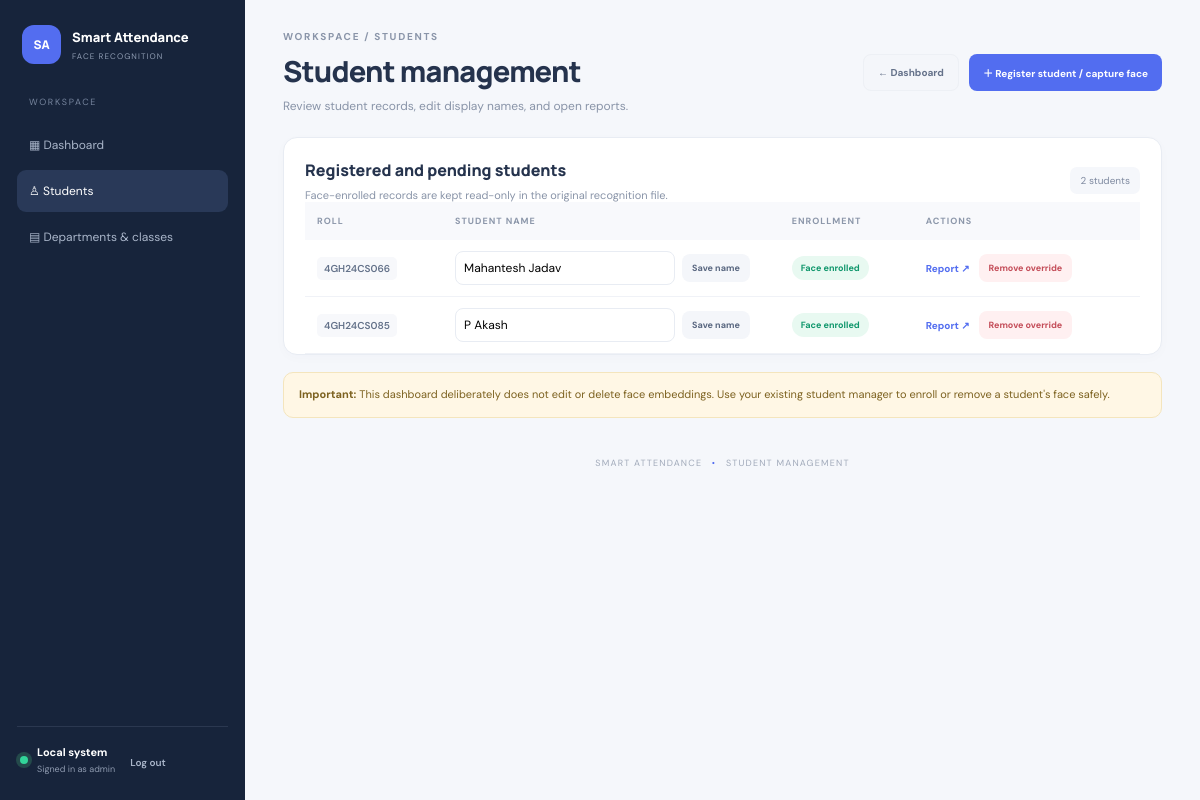
The app's page /students (signed in) with its own data.
### tables this page shows
CREATE TABLE student_overrides (
            roll TEXT PRIMARY KEY, display_name TEXT NOT NULL, updated_at TEXT NOT NULL);

### app.py (the view)
@app.get("/students")
@role_required("hod")
def students_page():
    students = sorted(load_students().values(), key=lambda s: (s["name"].lower(), s["roll"]))
    return render_template("students.html", students=students, admin_user=session.get("admin_user", "admin"))

### app.py (called while the page is built)
@contextmanager
def db():
    conn = sqlite3.connect(DASHBOARD_DB, timeout=10)
    conn.row_factory = sqlite3.Row
    conn.execute("PRAGMA foreign_keys = ON")
    try:
        yield conn
        conn.commit()
    except Exception:
        conn.rollback()
        raise
    finally:
        conn.close()

def login_required(fn):
    @wraps(fn)
    def wrapped(*args, **kwargs):
        if not session.get("user_id"):
            return redirect(url_for("login", next=request.path))
        with db() as conn:
            user = conn.execute("SELECT id, username, role, display_name, is_active FROM users WHERE id=?",
                                (session["user_id"],)).fetchone()
        if not user or not user["is_active"]:
            session.clear()
            return redirect(url_for("login"))
        return fn(*args, **kwargs)
    return wrapped

def role_required(*roles):
    def decorator(fn):
        @wraps(fn)
        @login_required
        def wrapped(*args, **kwargs):
            if session.get("role") not in roles:
                return render_template("forbidden.html"), 403
            return fn(*args, **kwargs)
        return wrapped
    return decorator

### templates/students.html
<!doctype html><html lang="en"><head><meta charset="utf-8"><meta name="viewport" content="width=device-width,initial-scale=1"><title>Students | Smart Attendance</title><link rel="stylesheet" href="{{ url_for('static', filename='style.css') }}"></head><body><div class="layout"><aside class="sidebar"><div class="brand"><span class="brand-icon">SA</span><div><b>Smart Attendance</b><small>FACE RECOGNITION</small></div></div><nav><span class="nav-label">WORKSPACE</span><a href="{{ url_for('index') }}">▦ Dashboard</a><a class="active" href="{{ url_for('students_page') }}">♙ Students</a><a href="{{ url_for('department_management') }}">▤ Departments & classes</a></nav><div class="side-bottom"><span class="online"></span><div><b>Local system</b><small>Signed in as {{ admin_user }}</small></div><form method="post" action="{{ url_for('logout') }}"><button class="logout">Log out</button></form></div></aside><main class="main"><header class="topbar"><div><div class="eyebrow">WORKSPACE / STUDENTS</div><h1>Student management</h1><p>Review student records, edit display names, and open reports.</p></div><div class="top-actions"><a class="button ghost" href="{{ url_for('index') }}">← Dashboard</a><form method="post" action="{{ url_for('launch_student_manager') }}"><input type="hidden" name="next" value="{{ url_for('students_page') }}"><button class="button primary" type="submit">＋ Register student / capture face</button></form></div></header>{% with messages = get_flashed_messages(with_categories=true) %}{% if messages %}{% for category,message in messages %}<div class="flash {{ category }}">{{ message }}</div>{% endfor %}{% endif %}{% endwith %}
<section class="panel"><div class="panel-head"><div><h3>Registered and pending students</h3><p>Face-enrolled records are kept read-only in the original recognition file.</p></div><span class="pill">{{ students|length }} students</span></div><div class="table-wrap"><table><thead><tr><th>ROLL</th><th>STUDENT NAME</th><th>ENROLLMENT</th><th>ACTIONS</th></tr></thead><tbody>{% for s in students %}<tr><td><code>{{ s.roll }}</code></td><td><form class="inline-edit" method="post" action="{{ url_for('edit_student', roll=s.roll) }}"><input name="name" value="{{ s.name }}" required maxlength="120"><button class="button small">Save name</button></form></td><td><span class="status {{ 'present' if s.enrolled else 'pending' }}">{{ 'Face enrolled' if s.enrolled else 'Pending enrollment' }}</span></td><td><div class="actions"><a class="text-link" href="{{ url_for('student_report', roll=s.roll) }}">Report ↗</a><form method="post" action="{{ url_for('delete_student', roll=s.roll) }}" onsubmit="return confirm('Remove dashboard override/pending entry? Face-enrolled data will not be deleted.')"><button class="button small danger">Remove override</button></form></div></td></tr>{% else %}<tr><td colspan="4" class="empty">No students found. Check dataset/face_features.json.</td></tr>{% endfor %}</tbody></table></div></section><div class="notice"><b>Important:</b> This dashboard deliberately does not edit or delete face embeddings. Use your existing student manager to enroll or remove a student's face safely.</div><footer>SMART ATTENDANCE <span>•</span> STUDENT MANAGEMENT</footer></main></div></body></html>

### static/style.css (style rules this page uses)
:root { --bg:#f5f7fb;--line:#e8ecf3;--ink:#25334d;--muted:#8994a8;--blue:#526df0;--green:#13a678;--red:#e05b67;--purple:#8267e8 }
* { box-sizing:border-box }
body { margin:0;background:var(--bg);font-family:'DM Sans',sans-serif;color:var(--ink) }
a { color:inherit;text-decoration:none }
.layout { min-height:100vh }
.sidebar { width:245px;background:#17243b;color:#d7deeb;position:fixed;inset:0 auto 0 0;padding:25px 17px;display:flex;flex-direction:column;z-index:5 }
.brand { display:flex;align-items:center;gap:11px;padding:0 5px 32px }
.brand-icon { width:39px;height:39px;border-radius:12px;background:#536df0;color:white;display:grid;place-items:center;font:800 12px Manrope;flex-shrink:0 }
.brand b,.brand small { display:block }
.brand b { font:800 13px Manrope;color:#fff }
.brand small { font-size:8px;letter-spacing:1.1px;color:#8e9bb1;margin-top:5px }
.nav-label { display:block;font-size:9px;letter-spacing:1.7px;color:#77859e;padding:0 12px 12px }
.sidebar nav a { display:block;padding:13px 12px;margin:4px 0;border-radius:9px;color:#aab6ca;font-size:12px }
.sidebar nav a.active,.sidebar nav a:hover { background:#293958;color:#fff }
.side-bottom { margin-top:auto;border-top:1px solid #2b3850;padding:18px 3px 0;display:flex;align-items:center;gap:9px }
.side-bottom b,.side-bottom small { display:block }
.side-bottom b { font-size:11px;color:white }
.side-bottom small { font-size:9px;color:#8f9bb0;margin-top:4px }
.online { width:8px;height:8px;border-radius:50%;background:#32d69a;box-shadow:0 0 0 4px #244a4b;flex-shrink:0 }
.logout { border:0;background:transparent;color:#aab6ca;font:600 10px 'DM Sans';cursor:pointer;margin-left:auto }
.main { margin-left:245px;padding:30px 38px 20px;max-width:1700px }
.topbar { display:flex;justify-content:space-between;align-items:center;gap:20px;margin-bottom:23px }
.eyebrow { font-size:10px;letter-spacing:1.7px;font-weight:700;color:#8a95a9;margin-bottom:8px }
.topbar h1 { font:800 29px Manrope;margin:0;letter-spacing:-.8px }
.topbar p,.panel-head p { color:var(--muted);font-size:12px;margin:7px 0 0 }
.top-actions { display:flex;align-items:center;gap:10px }
.stat,.panel { background:#fff;border:1px solid var(--line);border-radius:14px;box-shadow:0 3px 12px #273b5b05 }
.panel { padding:21px 21px 0;margin-bottom:17px }
.panel-head { display:flex;align-items:center;justify-content:space-between;gap:12px }
.panel h3 { font:800 16px Manrope;margin:0 }
.panel-head p { font-size:11px }
.pill { font-size:10px;color:#7f8aa0;background:#f5f7fb;border-radius:7px;padding:7px 10px;white-space:nowrap }
.button { border:0;border-radius:8px;padding:11px 14px;display:inline-flex;align-items:center;justify-content:center;font:700 10px 'DM Sans';cursor:pointer;white-space:nowrap;text-decoration:none }
.button.primary { background:var(--blue);color:white }
.button.ghost { color:#65728a;background:#f4f6fa;border:1px solid #edf0f5 }
.button.small { padding:8px 10px;background:#f4f6fa;color:#596780;font-size:9px }
.button.danger { color:#c44d59;background:#fff0f1 }
.table-wrap { overflow-x:auto }
table { width:100%;border-collapse:collapse;text-align:left }
thead { background:#f8f9fc }
th { font-size:9px;letter-spacing:1px;color:#8c97aa;font-weight:700;padding:13px 12px }
td { padding:11px 12px;border-bottom:1px solid #f0f2f7;font-size:11px;color:#59657a }
code { font:600 10px 'DM Sans';color:#64728a;background:#f7f8fb;padding:5px 7px;border-radius:5px }
.status { display:inline-flex;border-radius:20px;padding:6px 9px;font-size:9px;font-weight:700 }
.status.present { color:#10976c;background:#e8f9f1 }
.text-link { font-size:10px;color:#526df0;font-weight:700 }
footer { text-align:center;padding:24px 0 5px;font-size:9px;color:#a1aaba;letter-spacing:1.2px }
footer span { padding:0 6px;color:#526cf0 }
.add-form input,.inline-edit input,.login-card input { border:1px solid var(--line);border-radius:8px;padding:11px;font:12px 'DM Sans';outline-color:#526df0;min-width:0 }
.inline-edit { display:flex;gap:7px;align-items:center }
.inline-edit input { max-width:220px;width:100%;padding:8px }
.actions { display:flex;align-items:center;gap:9px }
.actions form { margin:0 }
.notice { background:#fff7e5;border:1px solid #f4e5bd;color:#7d6220;border-radius:10px;padding:13px 15px;font-size:11px;line-height:1.6;margin:15px 0 }

### records on screen
student_overrides: roll "4GH24CS066", name "Mahantesh Jadav", enrolled "Face enrolled"
student_overrides: roll "4GH24CS085", name "P Akash", enrolled "Face enrolled"

### other values on screen
{{ admin_user }} "admin"
{{ students|length }} "2"
